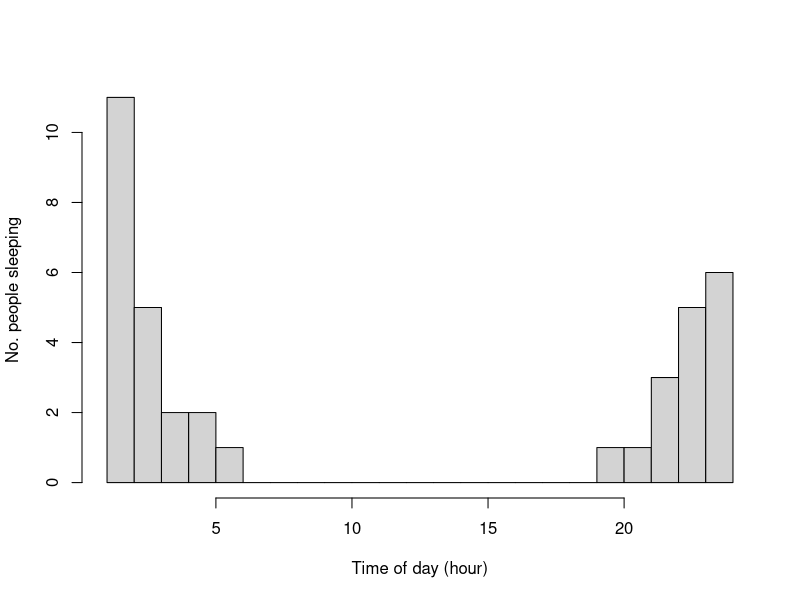
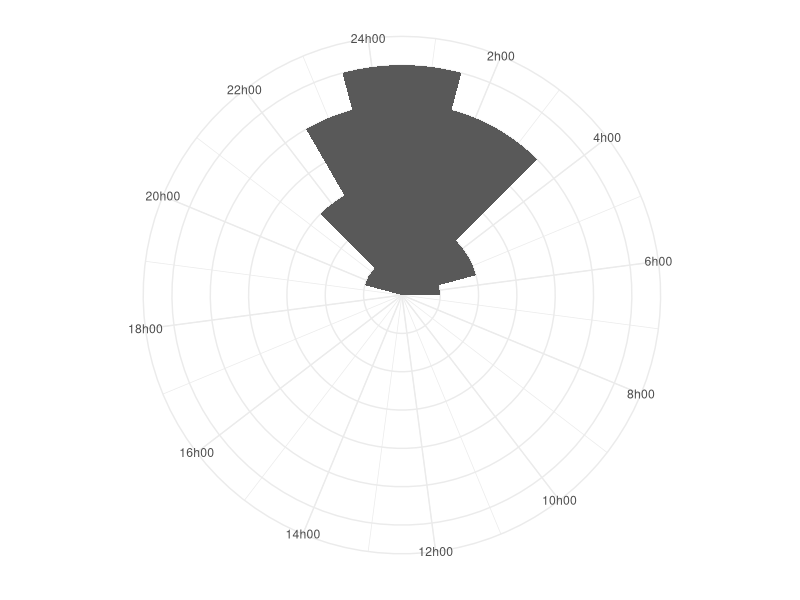
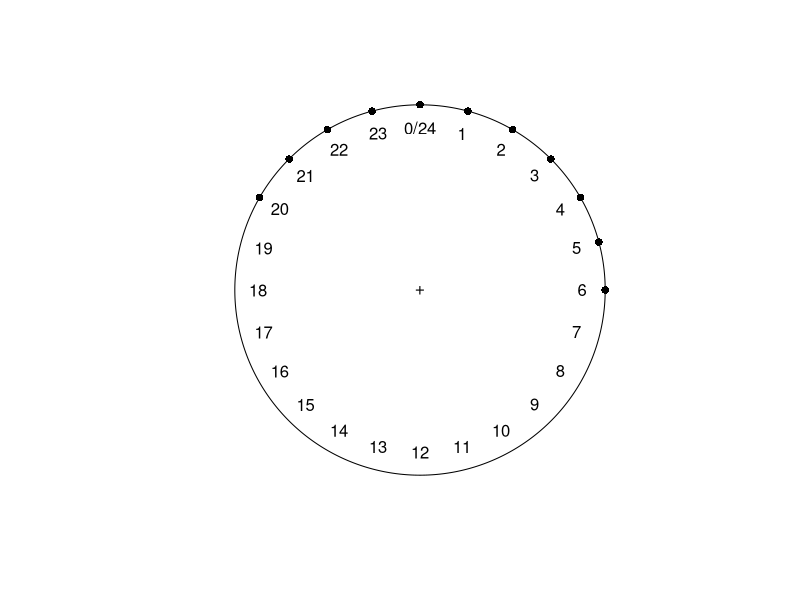
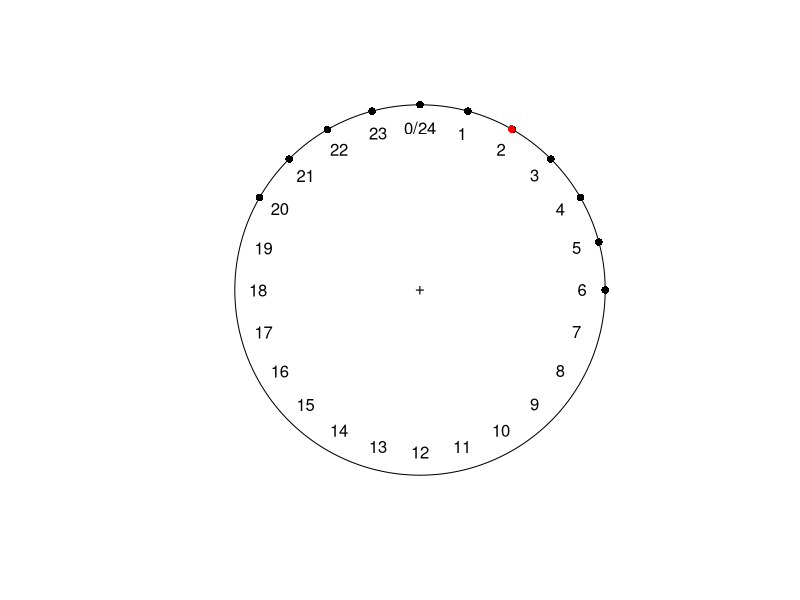
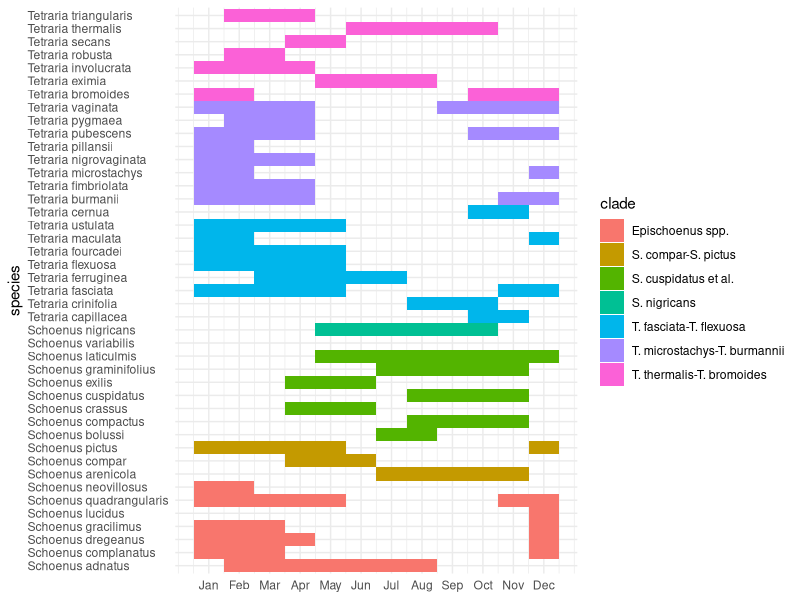
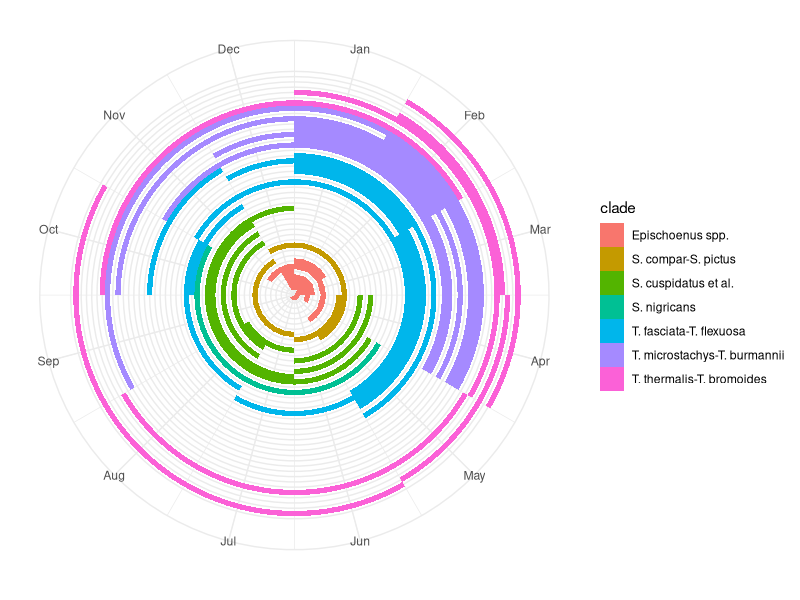
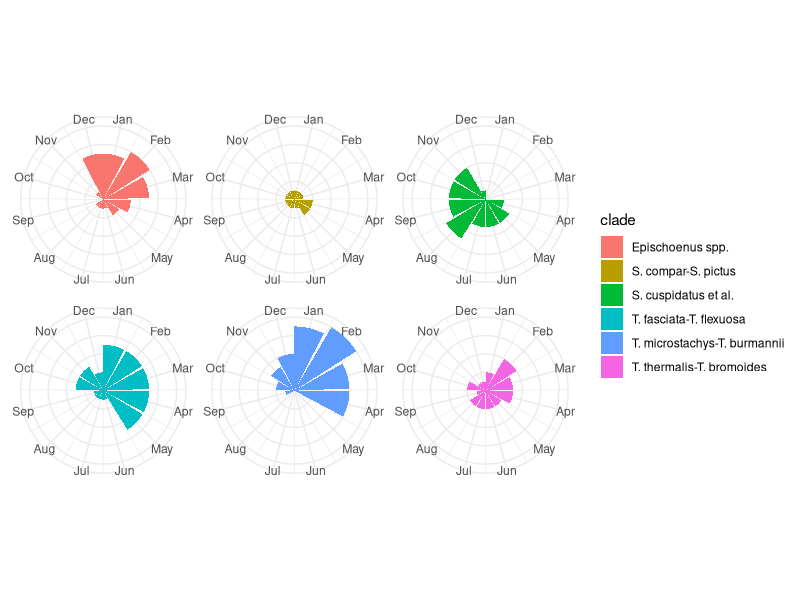
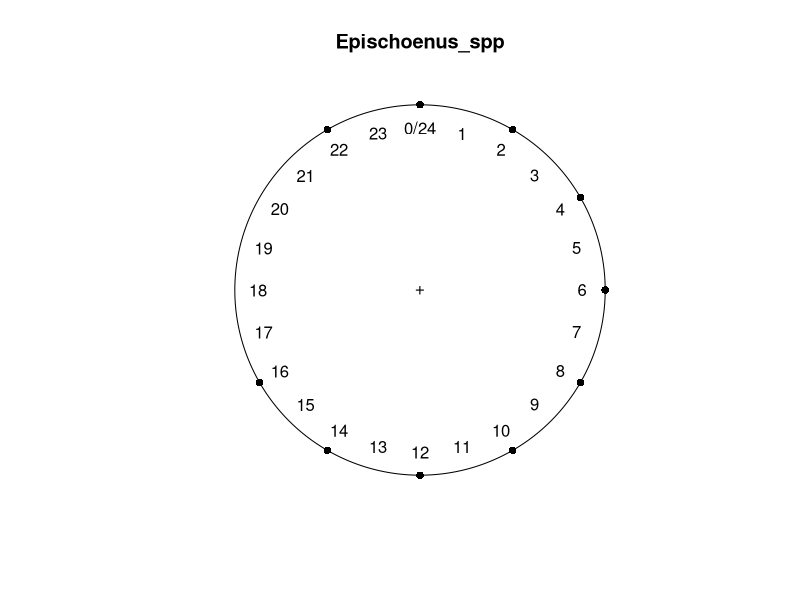

Source code (R) for these figures, in order:
## ---- chunk 1
knitr::opts_chunk$set(echo = TRUE)
## ---- chunk 2
# Make up some data
sleeping <- c(
  24, 23, 24, 23, 22, 24, 23, 21, 22, 24, 23, 20, 22, 23, 24, 24,
  1, 2, 2, 1, 3, 2, 2, 1, 1, 3, 4, 2, 3, 3, 4, 5, 5, 6, 3, 1, 1
)
# Plot its distribution
hist(sleeping,
  breaks = 24,
  xlab   = "Time of day (hour)", ylab = "No. people sleeping",
  main   = ""
)
## ---- chunk 3
mean(sleeping)
## ---- chunk 4
library(ggplot2)
# Set theme to something simpler, cleaner
theme_set(theme_minimal())
ggplot(as.data.frame(sleeping), aes(sleeping)) +
  geom_histogram(bins = 24) +  # because 24hrs in a day
  scale_x_continuous(
    breaks = seq(0, 24, 2), 
    labels = paste0(seq(0, 24, 2), "h00")  # 01h00, 02h00 etc.
  ) +
  # Make the plot circular
  coord_polar() +
  theme(
    axis.title.x = element_blank(),
    # Remove non-sensical y-axis details now that plot is circular
    axis.title.y = element_blank(),
    axis.text.y  = element_blank()
  )
## ---- chunk 5
library(circular)
sleeping <- as.circular(sleeping, 
  type     = "directions",
  units    = "hours",
  template = "clock24"
)
sleeping
plot(sleeping)
## ---- chunk 6
mean(sleeping)
plot(sleeping)
points(mean(sleeping), col = "red")
## ---- chunk 7
library(here)
library(tidyverse)
flowering_times <- 
  read_csv(here(
    "assets/data",
    "CFR-Schoeneae-flowering-times_from-Manning-and-Goldblatt-2012_rvm.csv"
  )) %>%
  mutate(species = ifelse(is.na(new_name_rvm), species, new_name_rvm)) %>%
  rename(clade = clade_rvm) %>%
  select(clade, species, flowering_start, flowering_end) %>%
  arrange(clade) %>%
  filter(!is.na(clade))
## ---- chunk 8
flowering_times %>%
  select(-clade) %>%
  knitr::kable(
    col.names = c("Species", "Start", "End"),
    caption = paste(
      "Flowering times (start and end) for _Schoenus_ L. and _Tetraria_ Beauv.",
      "(Cyperaceae, Tribe Schoeneae), from @manning2012."
    )
  )
## ---- chunk 9
get_month_int <- function(month_abb) {
  # Converts "Jan", "Feb", etc. -> 1, 2, etc.
  month_abb %>%
    map_int(~ ifelse(.x %in% month.abb,
      which(month.abb == .x),
      NA
    ))
}
# Apply get_month_int() to the data
flowering_times <- flowering_times %>%
  mutate(
    flowering_start = get_month_int(flowering_start),
    flowering_end   = get_month_int(flowering_end)
  )
flowering_times
## ---- chunk 10
get_month_seq <- function(start, end) {
  # Creates seq from start to end, unless end < start
  map2(start, end, function(.start, .end) {
    if (any(is.na(c(.start, .end)))) {
      return(NA)
    } else if (.start > .end) {
      return(c(.start:12, 1:.end))  # e.g. Dec->Apr = 12, 1, 2, 3, 4
    } else if (.start <= .end) {
      return(.start:.end)
    }
  })
}
flowering_times <- flowering_times %>%
  mutate(flowering_months = get_month_seq(flowering_start, flowering_end))
flowering_times
## ---- chunk 11
flowering_times <- flowering_times %>%
  unnest() %>% # unnest the list-columns so ggplot can understand
  # Arrange species by sub-generic clade
  arrange(clade) %>%
  mutate(species = factor(species, levels = unique(species)))
flowering_times
## ---- chunk 12
flowering_plot <- 
  ggplot(flowering_times, aes(flowering_months, species, fill = clade)) +
    geom_tile() +
    scale_x_continuous(breaks = 1:12, labels = month.abb) +
    theme(
      axis.title.x = element_blank(),  # no need for x-axis title
      axis.text.y  = element_text(hjust = 0)  # left-justify species names
    )
flowering_plot
## ---- chunk 13
flowering_plot +
  # Make the plot circular
  coord_polar() +
  # Remove non-sensical y-axis details now that plot is circular
  theme(
    axis.text.y  = element_blank(),
    axis.title.y = element_blank()
  )
## ---- chunk 14
flowering_times %>%
  filter(clade != "S. nigricans") %>%  # only 1 species, remove for this plot
  ggplot(aes(flowering_months, fill = clade)) +
    geom_bar() +
    scale_x_continuous(breaks = 1:12, labels = month.abb) +
    coord_polar() +
    facet_wrap(~clade) +
    theme(
      axis.title.x    = element_blank(),
      axis.text.y     = element_blank(),
      axis.title.y    = element_blank(),
      strip.text      = element_blank()  # legend duplicates facet labels
    )
## ---- chunk 15
flowering_summary <- flowering_times %>%
  select(clade, flowering_months) %>%
  # Split the dataframe into a list according to clade
  split(.$clade) %>%
  # For each item in the list, return only the vector of flowering months
  map(pull, flowering_months) %>%
  # Tidy up the list's names
  set_names(names(.) %>%
    # Replace hyphens ("-") & spaces (" ") with underscores ("_")
    str_replace_all("[-\ ]", "_") %>%
    # Remove fullstops (".")
    str_remove_all("\\.")
  )
flowering_summary
## ---- chunk 16
flowering_circular <- flowering_summary %>%
  map(function(.x) .x * 2) %>% 
  map(as.circular,
    type = "directions",
    units = "hours", template = "clock24",
    rotation = "clock"
  )
flowering_circular
## ---- chunk 17
# For each item in the list (.x) and its name (.y):
imap(flowering_circular, ~plot(.x, main = .y))
## ---- chunk 18
# What are the means?
map(flowering_circular, mean, na.rm = TRUE)
imap(flowering_circular, function(.x, .y) {
  plot(.x, main = .y)
  points(mean(.x, na.rm = TRUE), col = "red")
})
## ---- chunk 19
sessionInfo()
